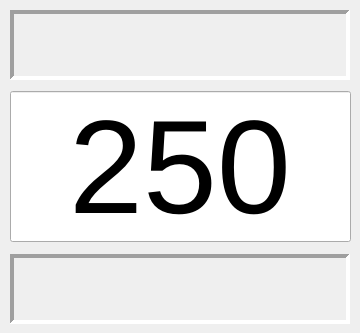
    <widget class="QWidget" name="Zone10_1">
     <widget class="QLabel" name="Zone10_1_text_label">
      <property name="geometry">
       <rect>
        <x>10</x>
        <y>10</y>
        <width>340</width>
        <height>70</height>
       </rect>
      </property>
      <property name="font">
       <font>
        <pointsize>30</pointsize>
        <weight>75</weight>
        <bold>true</bold>
       </font>
      </property>
      <property name="frameShape">
       <enum>QFrame::Panel</enum>
      </property>
      <property name="frameShadow">
       <enum>QFrame::Sunken</enum>
      </property>
      <property name="lineWidth">
       <number>4</number>
      </property>
      <property name="text">
       <string/>
      </property>
      <property name="textFormat">
       <enum>Qt::AutoText</enum>
      </property>
      <property name="alignment">
       <set>Qt::AlignCenter</set>
      </property>
     </widget>
     <widget class="QLabel" name="Zone10_1_text_unit">
      <property name="geometry">
       <rect>
        <x>10</x>
        <y>254</y>
        <width>340</width>
        <height>70</height>
       </rect>
      </property>
      <property name="font">
       <font>
        <pointsize>30</pointsize>
        <weight>75</weight>
        <bold>true</bold>
       </font>
      </property>
      <property name="frameShape">
       <enum>QFrame::Panel</enum>
      </property>
      <property name="frameShadow">
       <enum>QFrame::Sunken</enum>
      </property>
      <property name="lineWidth">
       <number>4</number>
      </property>
      <property name="text">
       <string/>
      </property>
      <property name="textFormat">
       <enum>Qt::AutoText</enum>
      </property>
      <property name="alignment">
       <set>Qt::AlignCenter</set>
      </property>
     </widget>
     <widget class="QLineEdit" name="Zone10_1_text_value">
      <property name="geometry">
       <rect>
        <x>10</x>
        <y>91</y>
        <width>341</width>
        <height>151</height>
       </rect>
      </property>
      <property name="font">
       <font>
        <pointsize>100</pointsize>
       </font>
      </property>
      <property name="text">
       <string>250</string>
      </property>
      <property name="frame">
       <bool>true</bool>
      </property>
      <property name="alignment">
       <set>Qt::AlignCenter</set>
      </property>
      <property name="readOnly">
       <bool>true</bool>
      </property>
     </widget>
    </widget>
